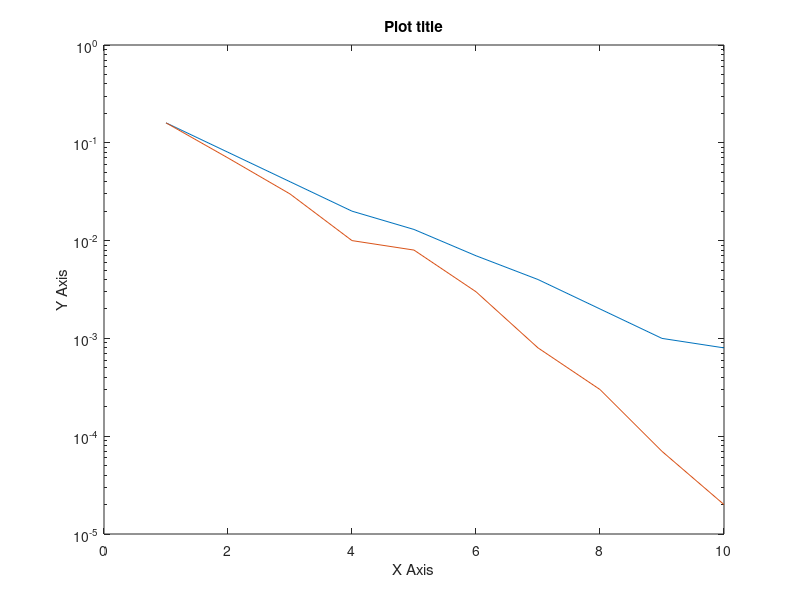

Reproduce this figure in MATLAB.
% 利用 MATLAB 计算数学，它最常用于：
% 1、矩阵和阵列处理
% 2、2-D和3-D绘图和图形
% 3、线性代数
% 4、代数方程组
% 5、非线性函数
% 6、统计
% 7、数据分析
% 8、微积分和微分方程
% 9、数值计算
% 10、积分
% 11、变换
% 12、曲线拟合
% 13、各种其它的特殊功能


% MATLAB 被广泛用来作为计算工具在科学和工程，包括：
% 0、数值分析
% 1、数值和符号计算
% 2、信号处理和通信
% 3、控制系统的设计与仿真
% 4、图像和视频处理
% 5、工程与科学绘图
% 6、测试和测量
% 7、财务与金融工程
% 8、计算生物学
% 9、管理与调度优化计算（运筹学）

% a simple example for MATLAB
x = [1 2 3 4 5 6 7 8 9 10];
y1 = [.16 .08 .04 .02 .013 .007 .004 .002 .001 .0008 ];
y2 = [.16 .07 .03 .01 .008 .003 .0008 .0003 .00007 .00002 ];

semilogy(x, y1, x, y2);
title('Plot title');
xlabel('X Axis');
ylabel('Y Axis');
print -deps graph.eps


% GNU Octave是一个类 MATLAB 软件
% MATLAB 常用的运算符和特殊字符 使用时查查
% MATLAB 特殊变量和常量，使用时查查
% 百分号 % 是注释，
% 分号 ； 是一条语句，取消输出，需要执行输出的语句不加分号

% MATLAB命名变量，变量名称是由一个字母后由任意数量的字母，数字或下划线，
% 注意MATLAB中是区分大小写的。

% MATLAB使用save命令保存工作区中的所有变量，
% 然后作为一个扩展名为.mat的文件，在当前目录中。 
save myfile
% 该文件可以随时重新加载，然后使用load命令。
load myfile


% 在 MATLAB 中可以使用 who 命令显示所有已经使用的变量名。
who
% whos 命令则显示多一点有关变量：
% 当前内存中的变量
% 每个变量的类型
% 内存分配给每个变量
% 无论他们是复杂的变量与否
whos

% MATLAB 创建矩阵 三行三列
m = [1 2 3; 4 5 6; 7 8 9]

% MATLAB 的 M 文件
% MATLAB 允许写两个程序文件：
% 脚本 - 脚本文件 .m 扩展程序文件，
%       在这些文件中写的一系列命令，想一起执行
%      脚本不接受输入和不返回任何输出。他们在工作区中的数据操作。
% 函数 - 函数文件 .m 扩展程序文件,
%       函数可以接受输入和返回输出,
%      内部变量是本地的函数。


% MATLAB Simulink 仿真
% Simulink 是 MATLAB 最重要的组件之一，
% 它提供一个动态系统建模、仿真和综合分析的集成环境。
% 它可以将 MATLAB 算法模型，以及导出到 MATLAB 仿真结果作进一步分析。

% Simulink 支持：
% 0、系统级设计
% 1、模拟
% 2、自动代码生成
% 3、嵌入式系统的测试和验证
% 4、MathWorks 还提供了其他一些附加产品和第三方硬件和软件产品可用于 Simulink。

% Stateflow 允许开发状态机器和流程图。
% Simulink Coder 可以自动生成C源代码系统的实时实现。
% xPC Target 可基于x86 实时系统提供了一个环境模拟和测试 Simulink 和 Stateflow 模型的实时物理系统上。
% Embedded Coder 支持特定的嵌入式目标。
% HDL Coder 允许自动生成可综合的VHDL和Verilog
% SimEvents 提供了一个库的图形积木造型排队系统

% Simulink 是能够通过造型风格检查，要求可追溯性和模型覆盖分析模型系统的核查和验证。
% Simulink 设计验证，让您识别设计错误，并生成测试模型检查情况。
